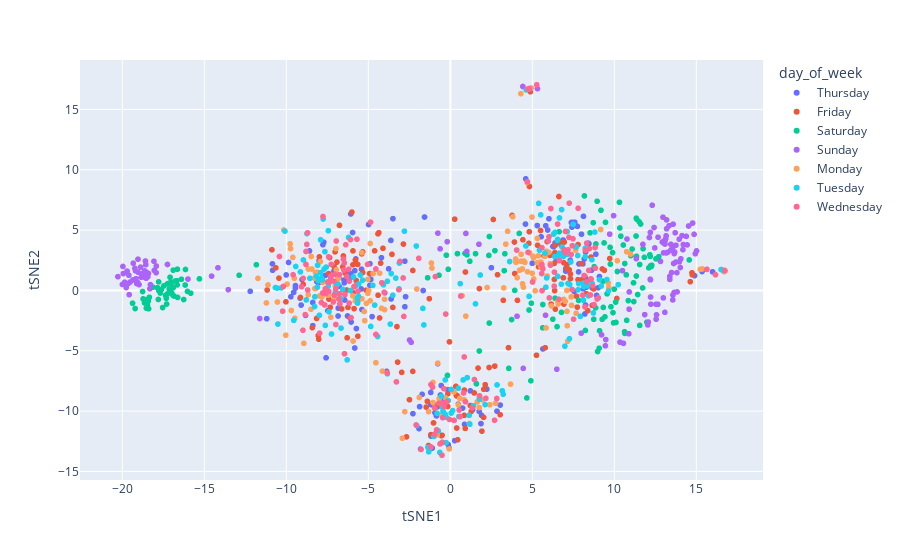

Source (notebook cell):
### Code cell
fig = px.scatter(tSNE_df, x='tSNE1', y='tSNE2', color=tSNE_df['day_of_week'])
fig.show()

### Figure 1 — Plotly figure (JSON) as saved in the notebook; plotly's stock layout.template omitted (floating-point values rounded to 4 significant figures; data arrays with more than 128 entries replaced by an {"elided": "..."} marker saying what was removed)
{"data": [{"hovertemplate": "day_of_week=Thursday<br>tSNE1=%{x}<br>tSNE2=%{y}<extra></extra>", "legendgroup": "Thursday", "marker": {"color": "#636efa", "symbol": "circle"}, "mode": "markers", "name": "Thursday", "showlegend": true, "type": "scattergl", "x": {"elided": "156 float values"}, "xaxis": "x", "y": {"elided": "156 float values"}, "yaxis": "y"}, {"hovertemplate": "day_of_week=Friday<br>tSNE1=%{x}<br>tSNE2=%{y}<extra></extra>", "legendgroup": "Friday", "marker": {"color": "#EF553B", "symbol": "circle"}, "mode": "markers", "name": "Friday", "showlegend": true, "type": "scattergl", "x": {"elided": "156 float values"}, "xaxis": "x", "y": {"elided": "156 float values"}, "yaxis": "y"}, {"hovertemplate": "day_of_week=Saturday<br>tSNE1=%{x}<br>tSNE2=%{y}<extra></extra>", "legendgroup": "Saturday", "marker": {"color": "#00cc96", "symbol": "circle"}, "mode": "markers", "name": "Saturday", "showlegend": true, "type": "scattergl", "x": {"elided": "156 float values"}, "xaxis": "x", "y": {"elided": "156 float values"}, "yaxis": "y"}, {"hovertemplate": "day_of_week=Sunday<br>tSNE1=%{x}<br>tSNE2=%{y}<extra></extra>", "legendgroup": "Sunday", "marker": {"color": "#ab63fa", "symbol": "circle"}, "mode": "markers", "name": "Sunday", "showlegend": true, "type": "scattergl", "x": {"elided": "156 float values"}, "xaxis": "x", "y": {"elided": "156 float values"}, "yaxis": "y"}, {"hovertemplate": "day_of_week=Monday<br>tSNE1=%{x}<br>tSNE2=%{y}<extra></extra>", "legendgroup": "Monday", "marker": {"color": "#FFA15A", "symbol": "circle"}, "mode": "markers", "name": "Monday", "showlegend": true, "type": "scattergl", "x": {"elided": "156 float values"}, "xaxis": "x", "y": {"elided": "156 float values"}, "yaxis": "y"}, {"hovertemplate": "day_of_week=Tuesday<br>tSNE1=%{x}<br>tSNE2=%{y}<extra></extra>", "legendgroup": "Tuesday", "marker": {"color": "#19d3f3", "symbol": "circle"}, "mode": "markers", "name": "Tuesday", "showlegend": true, "type": "scattergl", "x": {"elided": "156 float values"}, "xaxis": "x", "y": {"elided": "156 float values"}, "yaxis": "y"}, {"hovertemplate": "day_of_week=Wednesday<br>tSNE1=%{x}<br>tSNE2=%{y}<extra></extra>", "legendgroup": "Wednesday", "marker": {"color": "#FF6692", "symbol": "circle"}, "mode": "markers", "name": "Wednesday", "showlegend": true, "type": "scattergl", "x": {"elided": "155 float values"}, "xaxis": "x", "y": {"elided": "155 float values"}, "yaxis": "y"}], "layout": {"legend": {"title": {"text": "day_of_week"}, "tracegroupgap": 0}, "margin": {"t": 60}, "xaxis": {"anchor": "y", "domain": [0, 1], "title": {"text": "tSNE1"}}, "yaxis": {"anchor": "x", "domain": [0, 1], "title": {"text": "tSNE2"}}}}
